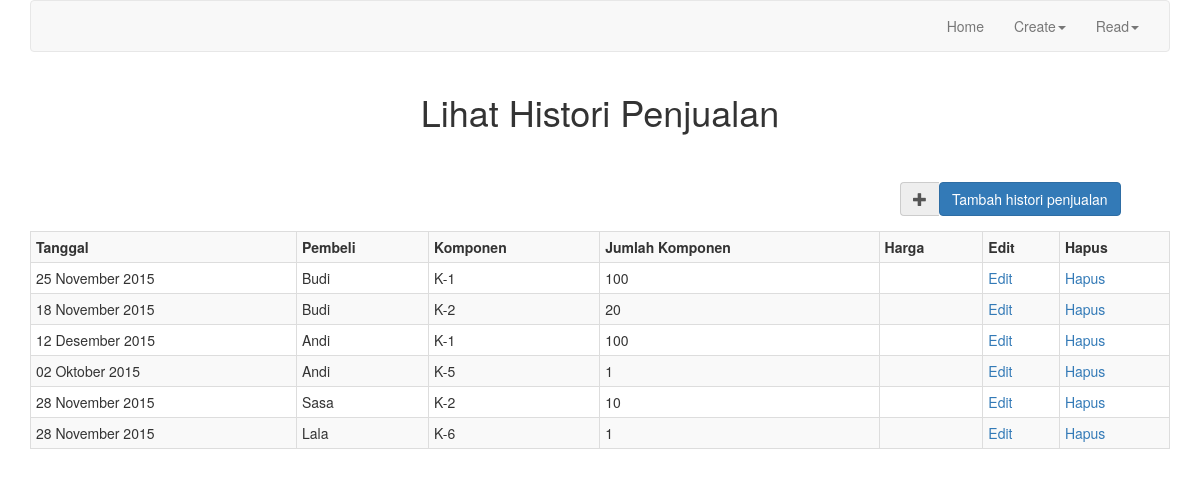
The page /index.php/welcome/read_histori on the database its author committed.
### tables this page shows
CREATE TABLE IF NOT EXISTS `histori_penjualan` (
  `id` int(6) NOT NULL AUTO_INCREMENT,
  `tanggal` date NOT NULL,
  `pembeli` varchar(100) NOT NULL,
  `komponen` varchar(100) NOT NULL,
  `jumlah_komponen` int(11) NOT NULL,
  PRIMARY KEY (`id`),
  KEY `komponen` (`komponen`)
);

### application/controllers/Welcome.php (called while the page is built, shortened)
<?php
class Welcome extends CI_Controller {
	function __Construct(){
		$this->load->database();
		$this->load->model('Komponen_model');
		$this->load->model('Supplier_model');
	}
	public function read_histori() {
		$this->load->helper('url');
		$this->load->view('template/header');
		$this->load->view('read_histori');
		$this->load->view('template/footer');
	}
}

### index.php (called while the page is built, shortened)
<?php
require_once BASEPATH.'core/CodeIgniter.php';

### application/views/print_tanggal.php (called while the page is built)
<?php
function PrintTanggal($tanggal){
	preg_match('#^(\d{4})-(\d{2})-(\d{2})$#', $tanggal, $matches);
	$year = $matches[1];
	$month = $matches[2];
	$date = $matches[3];
	$output = $date . " ";
	if ($month == "01"){
		$output = $output . "Januari ";
	} else if ($month == "02"){
		$output = $output . "Februari ";
	} else if ($month == "03"){
		$output = $output . "Maret ";
	} else if ($month == "04"){
		$output = $output . "April ";
	} else if ($month == "05"){
		$output = $output . "Mei ";
	} else if ($month == "06"){
		$output = $output . "Juni ";
	} else if ($month == "07"){
		$output = $output . "Juli ";
	} else if ($month == "08"){
		$output = $output . "Agustus ";
	} else if ($month == "09"){
		$output = $output . "September ";
	} else if ($month == "10"){
		$output = $output . "Oktober ";
	} else if ($month == "11"){
		$output = $output . "November ";
	} else if ($month == "12"){
		$output = $output . "Desember ";
	}
		$output = $output . $year;
	return $output;
}
?>

### application/views/read_histori.php (the view)
<?php
	include 'sql_connect.php';
	include 'print_tanggal.php';
	$query = "SELECT * FROM histori_penjualan ORDER BY id ASC";
	$read_histori = mysqli_query($con, $query);
?>
<div class="container">
	<div id="header">
		<h1 class="text-center">Lihat Histori Penjualan</h1>
	</div>
	<div id="content">
		<div class="row">
			<div id="toBuyTable" class="col-md-12">
			<br>
				<?php
					if(mysqli_num_rows($read_histori) == 0) {
						echo'
							<center>
								<h2> Basis data histori penjualan kosong</h2>
								<div class="col-md-offset-5 col-md-3">
									<br>
									<div class="form-group">
										<div class="input-group">
											<div class="input-group-addon"><i class="glyphicon glyphicon-plus"></i></div>
											<a href="create_new_histori"><button type="button" class="btn btn-primary">Tambah histori penjualan</button></a>
										</div>
									</div>
								</div>
							</center>
						';
					}
					else {
						echo'
							<div class="col-md-offset-9 col-md-3">
								<br>
								<div class="form-group">
									<div class="input-group">
										<div class="input-group-addon"><i class="glyphicon glyphicon-plus"></i></div>
										<a href="create_new_histori"><button type="button" class="btn btn-primary">Tambah histori penjualan</button></a>
									</div>
								</div>
							</div>
							<table class="table table-bordered table-striped table-hover table-condensed table-responsive">
								<tr>
									<th>Tanggal</th>
									<th>Pembeli</th>
									<th>Komponen</th>
									<th>Jumlah Komponen</th>
									<th>Harga</th>
									<th>Edit</th>
									<th>Hapus</th>
								</tr>
						';
						while($row_read_histori = mysqli_fetch_array($read_histori)) {
							$ID = $row_read_histori['id'];
							echo'
								<tr>
									<td>' .PrintTanggal($row_read_histori['tanggal']). '</td>
									<td>' .$row_read_histori['pembeli']. '</td>
									<td>' .$row_read_histori['komponen']. '</td>
									<td>' .$row_read_histori['jumlah_komponen']. '</td>
									<td>' .$row_read_histori['harga']. '</td>
							';
				?>
									<td><a href="edit_histori?id=<?php echo $ID; ?>">Edit</a></td>
									<td><a href="hapus_histori?id=<?php echo $ID; ?>" onclick="return confirm('Apakah Anda yakin menghapus histori ini?');">Hapus</a></td>
								</tr>
				<?php	}
						echo'
							</table>
						';
					}
				?>
			</div>
		</div>
	</div>
</div>

### assets/css/main.css (style rules this page uses)
#header { font-size: 25px; font-weight: bold; }

### rows shown on the page
histori_penjualan: tanggal "25 November 2015", pembeli "Budi", komponen "K-1", jumlah_komponen "100"
histori_penjualan: tanggal "18 November 2015", pembeli "Budi", komponen "K-2", jumlah_komponen "20"
histori_penjualan: tanggal "12 Desember 2015", pembeli "Andi", komponen "K-1", jumlah_komponen "100"
histori_penjualan: tanggal "02 Oktober 2015", pembeli "Andi", komponen "K-5", jumlah_komponen "1"
histori_penjualan: tanggal "28 November 2015", pembeli "Sasa", komponen "K-2", jumlah_komponen "10"
histori_penjualan: tanggal "28 November 2015", pembeli "Lala", komponen "K-6", jumlah_komponen "1"
